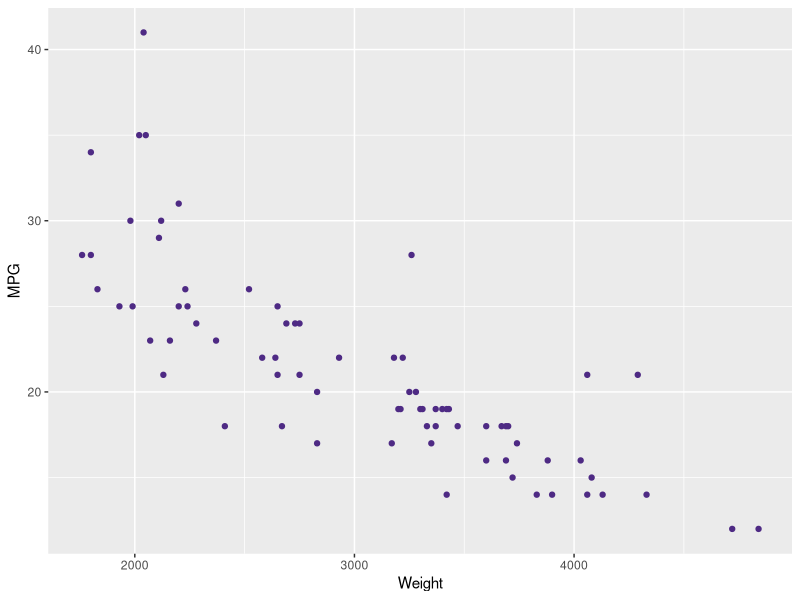

Reproduce this figure in R.
library(ggplot2)
library(haven)
# Load data
df <- read_dta("source/graphs/auto.dta")
# Define custom RGB colors
wcprimary <- rgb(78/255, 42/255, 132/255)

# Plot mpg against weight, with marker color wcprimary
plot <- ggplot(df, aes(x = weight, y = mpg)) +
  geom_point(color = wcprimary) +
  labs(x = "Weight", y = "MPG")

# Save the plot to a file with a specific size
ggsave("source/graphs/plot-R.pdf", plot, width = 8, height = 5)